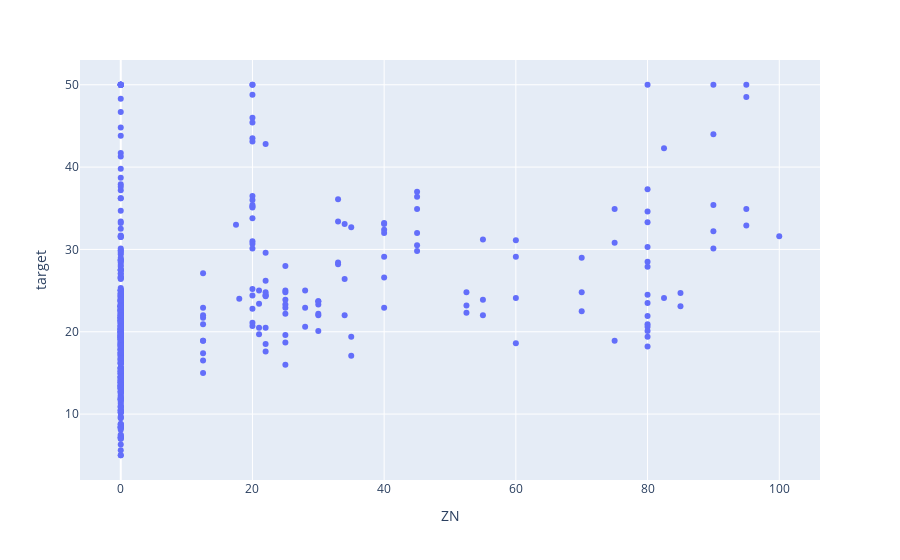

The cell this chart's notebook holds for it:
### Code cell
## Relation with Target Variable
fig=px.scatter(df,x='ZN',y='target')
fig.show()

### Figure 1 — Plotly figure (JSON) as saved in the notebook; plotly's stock layout.template omitted (floating-point values rounded to 4 significant figures; data arrays with more than 128 entries replaced by an {"elided": "..."} marker saying what was removed)
{"data": [{"hoverlabel": {"namelength": 0}, "hovertemplate": "ZN=%{x}<br>target=%{y}", "legendgroup": "", "marker": {"color": "#636efa", "symbol": "circle"}, "mode": "markers", "name": "", "showlegend": false, "type": "scatter", "x": {"elided": "506 float values"}, "xaxis": "x", "y": {"elided": "506 float values"}, "yaxis": "y"}], "layout": {"legend": {"tracegroupgap": 0}, "margin": {"t": 60}, "xaxis": {"anchor": "y", "domain": [0, 1], "title": {"text": "ZN"}}, "yaxis": {"anchor": "x", "domain": [0, 1], "title": {"text": "target"}}}}
